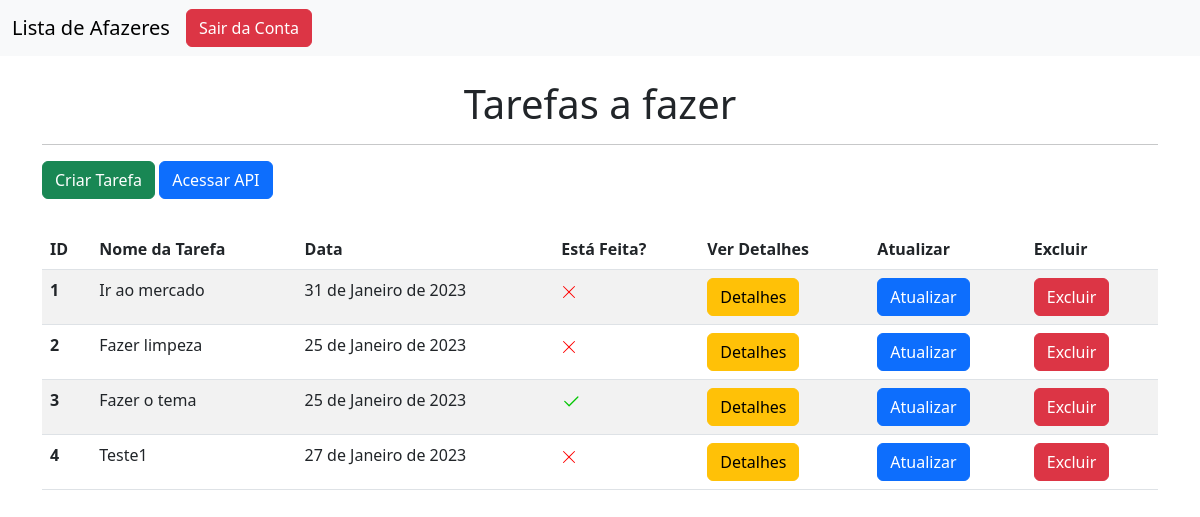
The page /todo_list/home/ (signed in) on the database its author committed.
### todo/models.py (models this page shows, shortened)
class Tarefa(models.Model):
    nome = models.CharField(max_length=100)
    data = models.DateField()
    esta_feita = models.BooleanField()

### todo/views.py (the view)
# urls.py: path('home/', views.home, name='home'),
@login_required(login_url='/auth/login/')
def home(request):
    tarefas = Tarefa.objects.all()
    return render(request, 'home.html', {'tarefas':tarefas})

### todo/templates/home.html (shortened to what this page needs)
{% extends 'base.html' %}
{% load static %}
{% block content_head %}
    <link rel="stylesheet" href="{% static 'todo/css/home.css' %}">
{% endblock %}
{% block content_body %}
    <div class="container">
        <br>
        <h1>Tarefas a fazer</h1>
        <hr>
        <a href="{% url 'criar_tarefa' %}" class="btn btn-success">Criar Tarefa</a>
        <a href="{% url 'api_todo' %}" class="btn btn-primary">Acessar API</a>
        <br>
        <table class="table table-striped" id="table-todo">
            <thead>
                <tr>
                    <th scope="col">ID</th>
                    <th scope="col">Nome da Tarefa</th>
                    <th scope="col">Data</th>
                    <th scope="col">Está Feita?</th>
                    <th scope="col">Ver Detalhes</th>
                    <th scope="col">Atualizar</th>
                    <th scope="col">Excluir</th>
                </tr>
            </thead>
            <tbody>
                {% for tarefa in tarefas %}
                    <tr>
                    <th scope="row">{{tarefa.id}}</th>
                        <td>{{tarefa.nome}}</td>
                        <td>{{tarefa.data}}</td>
                        {% if tarefa.esta_feita == False %}
                            <td>
                            </td>
                        {% else %}
                            <td><svg xmlns="http://www.w3.org/2000/svg" width="20" height="20" fill="currentColor" class="bi bi-check2" viewBox="0 0 16 16">
                                <path d="M13.854 3.646a.5.5 0 0 1 0 .708l-7 7a.5.5 0 0 1-.708 0l-3.5-3.5a.5.5 0 1 1 .708-.708L6.5 10.293l6.646-6.647a.5.5 0 0 1 .708 0z" id="check"/>
                              </svg>
                            </td>
                        {% endif %}
                        <td><a href="{% url 'detalhes_tarefa' tarefa.id %}" class="btn btn-warning">Detalhes</a></td>
                        <td><a href="{% url 'atualizar_tarefa' tarefa.id %}" class="btn btn-primary">Atualizar</a></td>
                        <td><a href="{% url 'excluir_tarefa' tarefa.id %}" class="btn btn-danger">Excluir</a></td>
                    </tr>
                {% endfor %}
            </tbody>
          </table>
    </div>
{% endblock %}

### templates/static/todo/css/home.css (style rules this page uses)
#table-todo { margin-top: 30px; }
h1 { text-align: center; }

### rows shown on the page
Tarefa: id "1", nome "Ir ao mercado", data "31 de Janeiro de 2023", esta_feita False (drawn)
Tarefa: id "2", nome "Fazer limpeza", data "25 de Janeiro de 2023", esta_feita False (drawn)
Tarefa: id "3", nome "Fazer o tema", data "25 de Janeiro de 2023", esta_feita True (drawn)
Tarefa: id "4", nome "Teste1", data "27 de Janeiro de 2023", esta_feita False (drawn)
